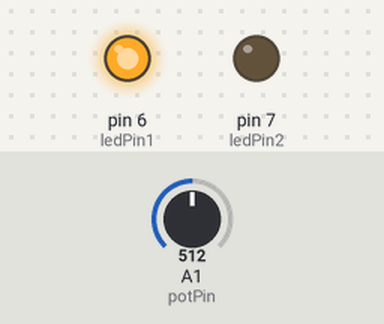
Bench run of a sketch on a simulated Arduino Uno, built with avr-gcc and run on an emulated ATmega328P. On the bench: output pins drawn as LEDs (lit = HIGH). Inputs (shaded band) come from the test bench; at power-on: A1 (potPin) = 512.

Above: at 1.2 s.
1.3 s: A1 (potPin) set to 672
2.8 s: A1 (potPin) set to 699
At 3.2 s:
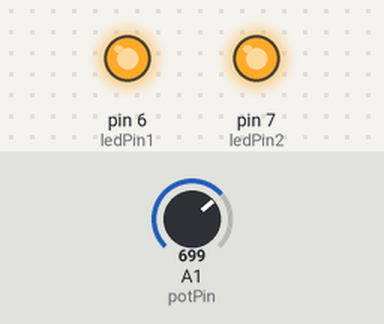
4.3 s: A1 (potPin) set to 306
At 5.5 s:
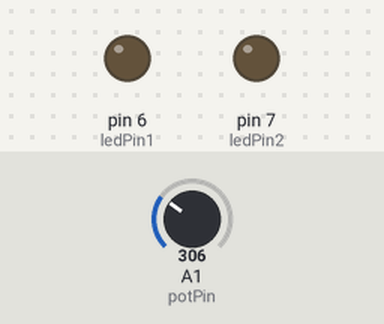
5.8 s: A1 (potPin) set to 359
At 6.6 s:
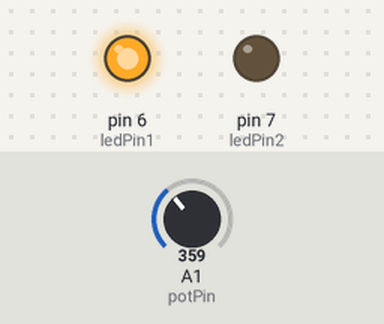
7.3 s: A1 (potPin) set to 122
At 7.8 s:
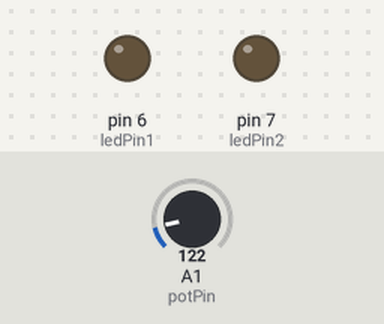
Timing chart, 0 to 9.8 s (numbered marks = the images above; inputs shaded):
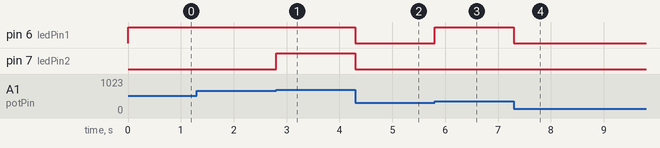

Measured:
- the behaviour switches between 681 and 682 on A1 (potPin) (found by bisection; images 0 and 1)
- the behaviour switches between 340 and 341 on A1 (potPin) (found by bisection; images 2 and 3)
- after the input at 1.3 s, every drawn part: stays the same
- after the input at 2.8 s, pin 7 (ledPin2): LOW → HIGH at once
- after the input at 4.3 s, pin 6 (ledPin1), pin 7 (ledPin2): HIGH → LOW at once
- after the input at 5.8 s, pin 6 (ledPin1): LOW → HIGH at once
- after the input at 7.3 s, pin 6 (ledPin1): HIGH → LOW at once

The sketch:

11.ino
```cpp
int potPin = A1;  // Pin analógico para el potenciómetro
int ledPin1 = 6; // Pin para el primer LED
int ledPin2 = 7; // Pin para el segundo LED
int ledPin3 = 8; // Pin para el tercer LED

void setup() {
  for(int i = 6; i < 8; i++){
    pinMode(i, OUTPUT);
  }
}

void loop() {
  int sensorValue = analogRead(potPin); // Leer el valor del potenciómetro
  int ledValue = map(sensorValue, 0, 1023, 0, 3); // Mapear el valor a 0, 1 o 2

  // Encender o apagar los LEDs según el valor del potenciómetro
  if (ledValue >= 1) {
    digitalWrite(ledPin1, HIGH);
  } else {
    digitalWrite(ledPin1, LOW);
  }

  if (ledValue >= 2) {
    digitalWrite(ledPin2, HIGH);
  } else {
    digitalWrite(ledPin2, LOW);
  }

  if (ledValue >= 3) {
    digitalWrite(ledPin3, HIGH);
  } else {
    digitalWrite(ledPin3, LOW);
  }
}
```
